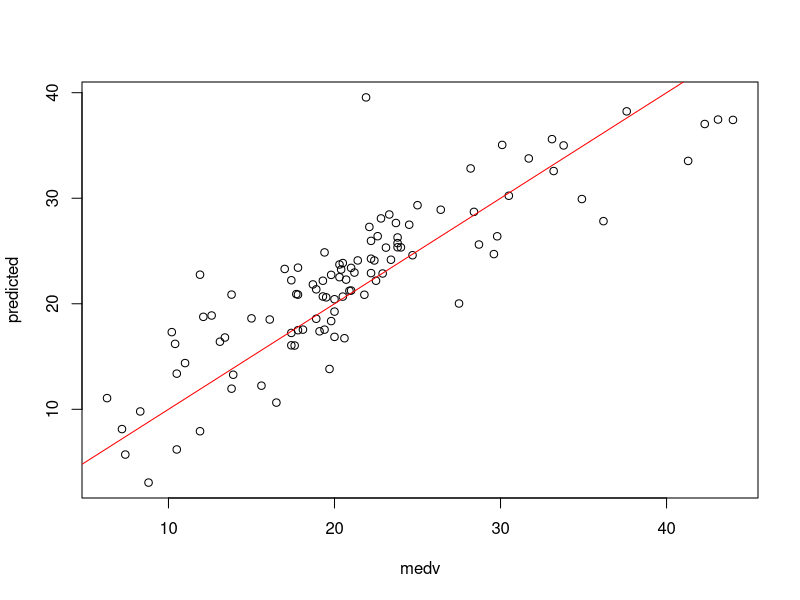

Source code (R):
## ---- chunk 1
knitr::opts_chunk$set(echo = TRUE)
## ---- chunk 2
library(MASS)
data(Boston)
knitr::kable(head(Boston))
## ---- chunk 3

corBos <- cor(Boston)
# All cols except mediam value
indBosColNamesIdx <- colnames(corBos)!="medv"
#indBosColNamesIdx

corMedv <- corBos["medv",indBosColNamesIdx]
## ---- chunk 4
orderCorMedv <- order(-abs(corMedv))
knitr::kable(corMedv[orderCorMedv])
## ---- chunk 5
#subBoston <- head(Boston,100)
subBoston <- Boston
# Highest significance:
#subBoston <- subset(Boston, select=c("lstat","dis","ptratio","rm","nox","medv"))
# Highest correlation: 
#subBoston <- subset(Boston, select=c("lstat","rm","ptratio","indus","tax","medv"))

#knitr::kable(subBoston)
numEntries <- nrow(subBoston)
#numEntries
set.seed(1)
# Selecting 80% of the dataset for training
trainingSamp <- sample(c(1:numEntries),0.8*numEntries,replace=FALSE)
# which not required but easier to visialize
testingSamp <- which(!(c(1:numEntries) %in% trainingSamp))

#trainingSamp
#testingSamp

trainingSet <- subBoston[trainingSamp,]
testingSet <- subBoston[testingSamp,]

#knitr::kable(trainingSet)
#knitr::kable(testingSet)

# medv is a function of everything else
bostonModel <- lm(medv~.,data=trainingSet)

summary(bostonModel)

# Apply the model to the testing set
vals <- predict(bostonModel,testingSet[,attr(bostonModel$terms,"term.labels")])

testingSetPred <- data.frame(testingSet,predicted=vals)
knitr::kable(testingSetPred,row.names=FALSE)

#Quickly get rmse
RMSE <- sqrt(mean((testingSetPred$medv-testingSetPred$predicted)^2))
RMSE

## ---- chunk 6
#plot(bostonModel)

with(testingSetPred, plot(medv,predicted))
abline(a=0,b=1,col="red")

